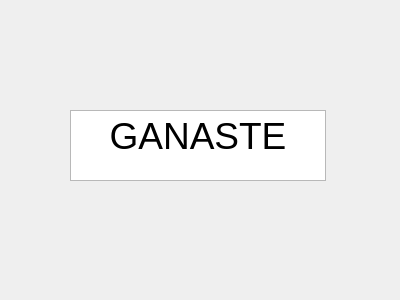
<?xml version="1.0" encoding="UTF-8"?>
<ui version="4.0">
 <class>Win</class>
 <widget class="QDialog" name="Win">
  <property name="geometry">
   <rect>
    <x>0</x>
    <y>0</y>
    <width>400</width>
    <height>300</height>
   </rect>
  </property>
  <property name="windowTitle">
   <string>Dialog</string>
  </property>
  <widget class="QTextBrowser" name="textBrowser">
   <property name="geometry">
    <rect>
     <x>70</x>
     <y>110</y>
     <width>256</width>
     <height>71</height>
    </rect>
   </property>
   <property name="html">
    <string>&lt;!DOCTYPE HTML PUBLIC &quot;-//W3C//DTD HTML 4.0//EN&quot; &quot;http://www.w3.org/TR/REC-html40/strict.dtd&quot;&gt;
&lt;html&gt;&lt;head&gt;&lt;meta name=&quot;qrichtext&quot; content=&quot;1&quot; /&gt;&lt;style type=&quot;text/css&quot;&gt;
p, li { white-space: pre-wrap; }
&lt;/style&gt;&lt;/head&gt;&lt;body style=&quot; font-family:'MS Shell Dlg 2'; font-size:8.25pt; font-weight:400; font-style:normal;&quot;&gt;
&lt;p align=&quot;center&quot; style=&quot; margin-top:0px; margin-bottom:0px; margin-left:0px; margin-right:0px; -qt-block-indent:0; text-indent:0px;&quot;&gt;&lt;span style=&quot; font-size:28pt;&quot;&gt;GANASTE&lt;/span&gt;&lt;/p&gt;&lt;/body&gt;&lt;/html&gt;</string>
   </property>
  </widget>
 </widget>
 <resources/>
 <connections/>
</ui>
